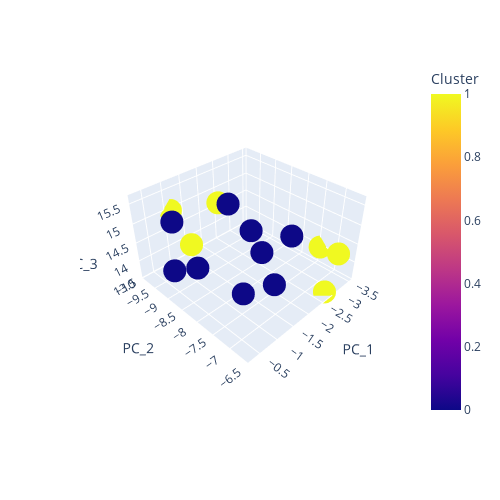

Write notebook code for a chart like this one.
### Code cell
# reshape the dataframe for dimensionality reduction
clusters_t_scaled = ts.reshape_df(covid_clusters, ts_settings, scale= True)

# perform dimensionality reduction and plot the clustered data with labels
ts.plot_UMAP(clusters_t_scaled, covid_clusters, ts_settings)

### Figure 1 — Plotly figure (JSON) as saved in the notebook; plotly's stock layout.template omitted (floating-point values rounded to 4 significant figures)
{"data": [{"customdata": [[0], [0], [0], [0], [1], [0], [1], [0], [1], [1], [1], [0], [0], [0], [1]], "hoverlabel": {"namelength": 0}, "hovertemplate": "PC_1=%{x}<br>PC_2=%{y}<br>PC_3=%{z}<br>Cluster=%{marker.color}", "legendgroup": "", "marker": {"color": [0, 0, 0, 0, 1, 0, 1, 0, 1, 1, 1, 0, 0, 0, 1], "coloraxis": "coloraxis", "symbol": "circle"}, "mode": "markers", "name": "", "scene": "scene", "showlegend": false, "type": "scatter3d", "x": [-1.119, -0.2832, -0.4265, -2.373, -1.351, -0.5156, -3.515, -1.108, -1.093, -2.071, -2.998, -1.542, -1.22, -2.201, -2.745], "y": [-7.375, -7.972, -8.997, -7.401, -9.575, -9.02, -7.418, -7.581, -9.904, -9.39, -6.599, -8.454, -6.839, -8.088, -6.659], "z": [15.64, 14.9, 14.15, 14.9, 14.08, 15.36, 14.01, 13.96, 15.0, 15.01, 14.52, 15.58, 14.6, 14.19, 13.56]}], "layout": {"coloraxis": {"colorbar": {"title": {"text": "Cluster"}}, "colorscale": [[0, "#0d0887"], [0.1111, "#46039f"], [0.2222, "#7201a8"], [0.3333, "#9c179e"], [0.4444, "#bd3786"], [0.5556, "#d8576b"], [0.6667, "#ed7953"], [0.7778, "#fb9f3a"], [0.8889, "#fdca26"], [1, "#f0f921"]]}, "height": 500, "legend": {"tracegroupgap": 0}, "margin": {"t": 60}, "scene": {"aspectmode": "auto", "aspectratio": {"x": 1.149, "y": 1.175, "z": 0.741}, "camera": {"center": {"x": 0, "y": 0, "z": 0}, "eye": {"x": 1.845, "y": 1.845, "z": 1.845}, "projection": {"type": "perspective"}, "up": {"x": -0.006392, "y": 0.006433, "z": 1.0}}, "domain": {"x": [0, 1], "y": [0, 1]}, "xaxis": {"title": {"text": "PC_1"}, "type": "linear"}, "yaxis": {"title": {"text": "PC_2"}, "type": "linear"}, "zaxis": {"title": {"text": "PC_3"}, "type": "linear"}}, "width": 500}}
